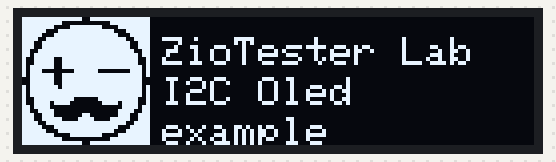
A program run on a simulated ESP32. Parts: 128×32 one-colour display.

Above: at 0.1 s.

The program:

main.cpp
```cpp
////////////////////////////////////////////////////////
////////////////////////////////////////////////////////
////////////////////////////////////////////////////////
//////
////// Info, guides and tutorials on:
////// https://ziotester.github.io
//////
////////////////////////////////////////////////////////
////////////////////////////////////////////////////////
////////////////////////////////////////////////////////

#include <Arduino.h>

#include <Wire.h>
#include <Adafruit_GFX.h>
#include <Adafruit_SSD1306.h>

Adafruit_SSD1306 display(SCREEN_WIDTH, SCREEN_HEIGHT, &Wire, OLED_RESET);

#define LOGO_HEIGHT   32
#define LOGO_WIDTH    32
static const unsigned char PROGMEM logo_bmp[] =
  { 0xff, 0xfe, 0x7f, 0xff, 0xff, 0xc0, 0x03, 0xff, 0xff, 0x0f, 0xf0, 0xff, 0xfc, 0x7f, 0xfe, 0x3f,
	0xf8, 0xff, 0xff, 0x1f, 0xf3, 0xff, 0xff, 0xcf, 0xe7, 0xff, 0xff, 0xe7, 0xe7, 0xff, 0xff, 0xe7,
	0xcf, 0xff, 0xff, 0xf3, 0xdf, 0xff, 0xff, 0xfb, 0x9f, 0x3f, 0xff, 0xf9, 0x9f, 0x3f, 0xff, 0xf9,
	0xbf, 0x3f, 0xff, 0xfd, 0xb8, 0x07, 0xe0, 0x1d, 0xbf, 0x3f, 0xff, 0xfd, 0x3f, 0x3f, 0xff, 0xfc,
	0x3f, 0x3f, 0xff, 0xfc, 0xbf, 0xbf, 0xff, 0xfd, 0xbf, 0xff, 0xff, 0xfd, 0xbf, 0xff, 0xff, 0xfd,
	0x9f, 0xf8, 0x1f, 0xf9, 0x9e, 0xf0, 0x0f, 0x79, 0xde, 0x00, 0x00, 0x7b, 0xcf, 0x00, 0x00, 0xf3,
	0xe7, 0x01, 0x80, 0xe7, 0xe7, 0xc3, 0xc3, 0xe7, 0xf3, 0xff, 0xff, 0xcf, 0xf8, 0xff, 0xff, 0x1f,
	0xfc, 0x7f, 0xfe, 0x3f, 0xff, 0x0f, 0xf0, 0xff, 0xff, 0xc0, 0x03, 0xff, 0xff, 0xfe, 0x7f, 0xff };


void setup() {
  Serial.begin(115200);

  Wire.begin(SCREEN_SDA, SCREEN_SCL);
  if(!display.begin(SSD1306_SWITCHCAPVCC, SCREEN_ADDRESS)) {
    Serial.println(F("SSD1306 allocation failed"));
    for(;;);
  }

  display.clearDisplay();

  display.drawBitmap(0, 0, logo_bmp, LOGO_WIDTH, LOGO_HEIGHT, 1);
  display.display();

  display.setTextSize(1);             // Normal 1:1 pixel scale
  display.setTextColor(WHITE);        // Draw white text
  display.setCursor(35,5);             // Start at top-left corner
  display.println(F("ZioTester Lab"));
  display.setCursor(35,15);             // Start at top-left corner
  display.println(F("I2C Oled"));
  display.setCursor(35,25);             // Start at top-left corner
  display.println(F("example"));
  display.display();

}

void loop() {
}
```
